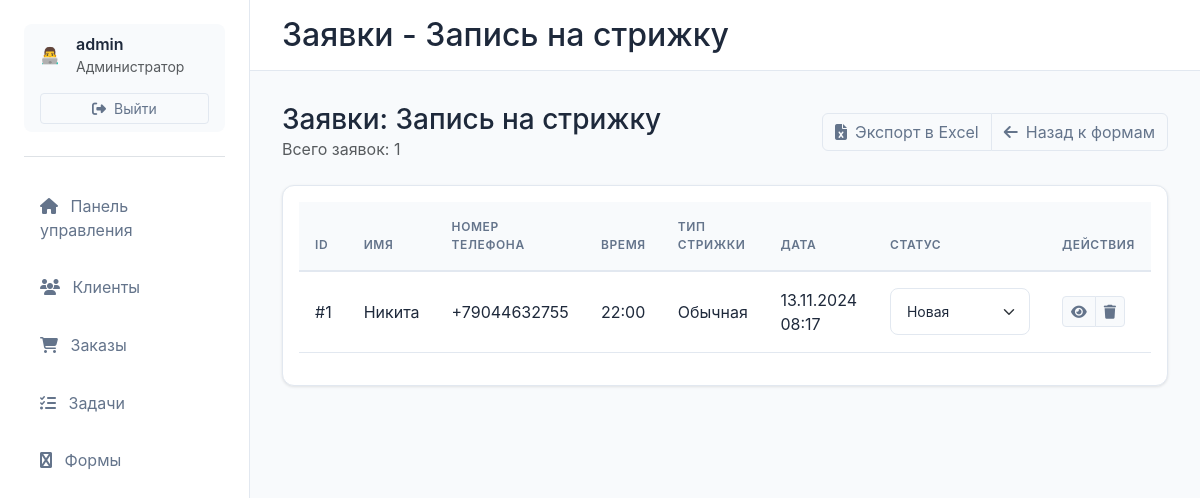
/forms/458b1595/submissions (signed in), run on the app's committed database.
### app.py (models this page shows)
class User(UserMixin, db.Model):
    id = db.Column(db.Integer, primary_key=True)
    username = db.Column(db.String(80), unique=True, nullable=False)
    password_hash = db.Column(db.String(120), nullable=False)
    role = db.Column(db.String(20), nullable=False, default='user')

class Form(db.Model):
    id = db.Column(db.Integer, primary_key=True)
    user_id = db.Column(db.Integer, db.ForeignKey('user.id'), nullable=False)
    name = db.Column(db.String(100), nullable=False)
    description = db.Column(db.Text)
    slug = db.Column(db.String(100), unique=True, nullable=False)
    created_at = db.Column(db.DateTime, default=datetime.utcnow)
    is_active = db.Column(db.Boolean, default=True)
    fields = db.relationship('FormField', backref='form', lazy=True, cascade='all, delete-orphan')
    submissions = db.relationship('FormSubmission', backref='form', lazy=True, cascade='all, delete-orphan')

class FormField(db.Model):
    id = db.Column(db.Integer, primary_key=True)
    form_id = db.Column(db.Integer, db.ForeignKey('form.id'), nullable=False)
    name = db.Column(db.String(100), nullable=False)
    field_type = db.Column(db.String(20), nullable=False)  # text, email, tel, date, time, select
    required = db.Column(db.Boolean, default=False)
    order = db.Column(db.Integer, default=0)
    options = db.Column(db.Text)  # Для select, хранит опции в формате JSON
    placeholder = db.Column(db.String(200))

class FormSubmission(db.Model):
    id = db.Column(db.Integer, primary_key=True)
    form_id = db.Column(db.Integer, db.ForeignKey('form.id'), nullable=False)
    data = db.Column(db.JSON, nullable=False)
    created_at = db.Column(db.DateTime, default=datetime.utcnow)
    status = db.Column(db.String(20), default='new')  # new, processed, completed

### app.py (the view)
@app.route('/forms/<slug>/submissions')
@login_required
def form_submissions(slug):
    form = Form.query.filter_by(slug=slug, user_id=current_user.id).first_or_404()
    submissions = FormSubmission.query.filter_by(form_id=form.id).order_by(FormSubmission.created_at.desc()).all()
    return render_template('forms/submissions.html', form=form, submissions=submissions)

### app.py (called while the page is built)
@login_manager.user_loader
def load_user(user_id):
    return User.query.get(int(user_id))

### templates/forms/submissions.html (shortened to what this page needs)
{% extends "base.html" %}
{% block title %}Заявки - {{ form.name }}{% endblock %}
{% block content %}
<div class="d-flex justify-content-between align-items-center mb-4">
    <div>
        <h1 class="h3 mb-0">Заявки: {{ form.name }}</h1>
        <p class="text-muted mb-0">Всего заявок: {{ submissions|length }}</p>
    </div>
    <div class="btn-group">
        <button class="btn btn-light" onclick="exportToExcel()">
            <i class="fas fa-file-excel me-2"></i>Экспорт в Excel
        </button>
        <a href="{{ url_for('forms') }}" class="btn btn-light">
            <i class="fas fa-arrow-left me-2"></i>Назад к формам
        </a>
    </div>
</div>
<div class="card">
    <div class="card-body">
        <div class="table-responsive">
            <table class="table">
                <thead>
                    <tr>
                        <th>ID</th>
                        {% for field in form.fields %}
                        <th>{{ field.name }}</th>
                        {% endfor %}
                        <th>Дата</th>
                        <th>Статус</th>
                        <th>Действия</th>
                    </tr>
                </thead>
                <tbody>
                    {% for submission in submissions %}
                    <tr>
                        <td>#{{ submission.id }}</td>
                        {% for field in form.fields %}
                        <td>{{ submission.data[field.name] }}</td>
                        {% endfor %}
                        <td>{{ submission.created_at.strftime('%d.%m.%Y %H:%M') }}</td>
                        <td>
                            <select class="form-select form-select-sm status-select"
                                    data-submission-id="{{ submission.id }}"
                                    style="width: 140px;">
                                <option value="new" {% if submission.status == 'new' %}selected{% endif %}>
                                    Новая
                                </option>
                            </select>
                        </td>
                        <td>
                            <div class="btn-group">
                                <button class="btn btn-sm btn-light" onclick="viewSubmission({{ submission.id }})">
                                    <i class="fas fa-eye"></i>
                                </button>
                                <button class="btn btn-sm btn-light" onclick="deleteSubmission({{ submission.id }})">
                                    <i class="fas fa-trash"></i>
                                </button>
                            </div>
                        </td>
                    </tr>
                    {% endfor %}
                </tbody>
            </table>
        </div>
    </div>
</div>
{% endblock %}

### templates/base.html (shortened to what this page needs)
<!DOCTYPE html>
<html lang="ru">
<head>
    <link href="https://cdn.jsdelivr.net/npm/bootstrap@5.3.0/dist/css/bootstrap.min.css" rel="stylesheet">
    <link href="https://cdnjs.cloudflare.com/ajax/libs/font-awesome/6.4.0/css/all.min.css" rel="stylesheet">
</head>
<body>
    {% if current_user.is_authenticated %}
    <div class="sidebar">
        <div class="user-profile mb-4">
            <div class="d-flex align-items-center gap-3 mb-3">
                <div class="profile-emoji">👨‍💻</div>
                <div class="d-flex flex-column">
                    <span class="fw-semibold">{{ current_user.username }}</span>
                    <small class="text-muted">Администратор</small>
                </div>
            </div>
            <a href="{{ url_for('logout') }}" class="btn btn-light btn-sm w-100">
                <i class="fas fa-sign-out-alt me-2"></i>Выйти
            </a>
        </div>
        <div class="border-bottom mb-4"></div>
        <nav class="nav flex-column">
    <a class="nav-link {% if request.endpoint == 'dashboard' %}active{% endif %}"
       href="{{ url_for('dashboard') }}">
        <i class="fas fa-home me-2"></i> Панель управления
    </a>
    <a class="nav-link {% if request.endpoint == 'customers' %}active{% endif %}"
       href="{{ url_for('customers') }}">
        <i class="fas fa-users me-2"></i> Клиенты
    </a>
    <a class="nav-link {% if request.endpoint == 'orders' %}active{% endif %}"
       href="{{ url_for('orders') }}">
        <i class="fas fa-shopping-cart me-2"></i> Заказы
    </a>
    <a class="nav-link {% if request.endpoint == 'tasks' %}active{% endif %}"
       href="{{ url_for('tasks') }}">
        <i class="fas fa-tasks me-2"></i> Задачи
    </a>
    <a class="nav-link {% if 'forms' in request.endpoint %}active{% endif %}"
       href="{{ url_for('forms') }}">
        <i class="fas fa-wpforms me-2"></i> Формы
    </a>
</nav>
    </div>
    <div class="main-content">
        <div class="top-bar">
            <h2 class="mb-0">{% block title %}{% endblock %}</h2>
        </div>
        {% block content %}{% endblock %}
    </div>
    {% else %}
        {% block auth_content %}{% endblock %}
    {% endif %}
</body>
</html>

### templates/base.html (style rules this page uses)
:root { --primary-color: #2563eb; --primary-hover: #1d4ed8; --secondary-color: #64748b; --accent-color: #0ea5e9; --status-new: #2563eb; --status-progress: #eab308; --status-completed: #22c55e; --status-pending: #f97316; --bg-sidebar: #ffffff; --bg-main: #f8fafc; --bg-card: #ffffff; --text-primary: #1e293b; --text-secondary: #64748b; --text-light: #94a3b8; --border-color: #e2e8f0; --shadow-sm: 0 1px 3px rgba(0, 0, 0, 0.1); --shadow-md: 0 4px 6px rgba(0, 0, 0, 0.05); --sidebar-width: 250px; }
body { background-color: var(--bg-main); font-family: 'Inter', sans-serif; color: var(--text-primary); }
.sidebar { width: var(--sidebar-width); height: 100vh; position: fixed; left: 0; top: 0; background: var(--bg-sidebar); border-right: 1px solid var(--border-color); padding: 1.5rem; }
.sidebar .nav-link { color: var(--text-secondary); padding: 0.8rem 1rem; border-radius: 8px; margin-bottom: 0.5rem; transition: all 0.2s; }
.main-content { margin-left: var(--sidebar-width); padding: 2rem; min-height: 100vh; }
.card { background: var(--bg-card); border: 1px solid var(--border-color); border-radius: 12px; box-shadow: var(--shadow-sm); transition: transform 0.2s, box-shadow 0.2s; }
.top-bar { background: var(--bg-card); border-bottom: 1px solid var(--border-color); padding: 1rem 2rem; margin: -2rem -2rem 2rem -2rem; }
.btn-light { background-color: var(--bg-main); border: 1px solid var(--border-color); color: var(--text-secondary); }
.table thead th { background-color: var(--bg-main); color: var(--text-secondary); font-weight: 600; text-transform: uppercase; font-size: 0.75rem; letter-spacing: 0.05em; padding: 1rem; border-bottom: 2px solid var(--border-color); }
.table td { padding: 1rem; vertical-align: middle; border-bottom: 1px solid var(--border-color); color: var(--text-primary); }
.form-control, .form-select { border: 1px solid var(--border-color); border-radius: 8px; padding: 0.75rem 1rem; color: var(--text-primary); }
.user-profile { padding: 0.5rem 1rem; border-radius: 8px; background-color: var(--bg-main); }
.nav-link, .btn, .card { transition: all 0.2s ease-in-out; }

### data on the page
User: username "admin"
Form: name "Запись на стрижку"
FormField: name "ИМЯ"
FormField: name "НОМЕР ТЕЛЕФОНА"
FormField: name "ВРЕМЯ"
FormField: name "ТИП СТРИЖКИ"
FormSubmission: id "1", data.name "Никита", data.name "+79044632755", data.name "22:00", data.name "Обычная", created_at "13.11.2024 08:17", status+id "Новая"

### other printed values
{{ submissions|length }} "1"
